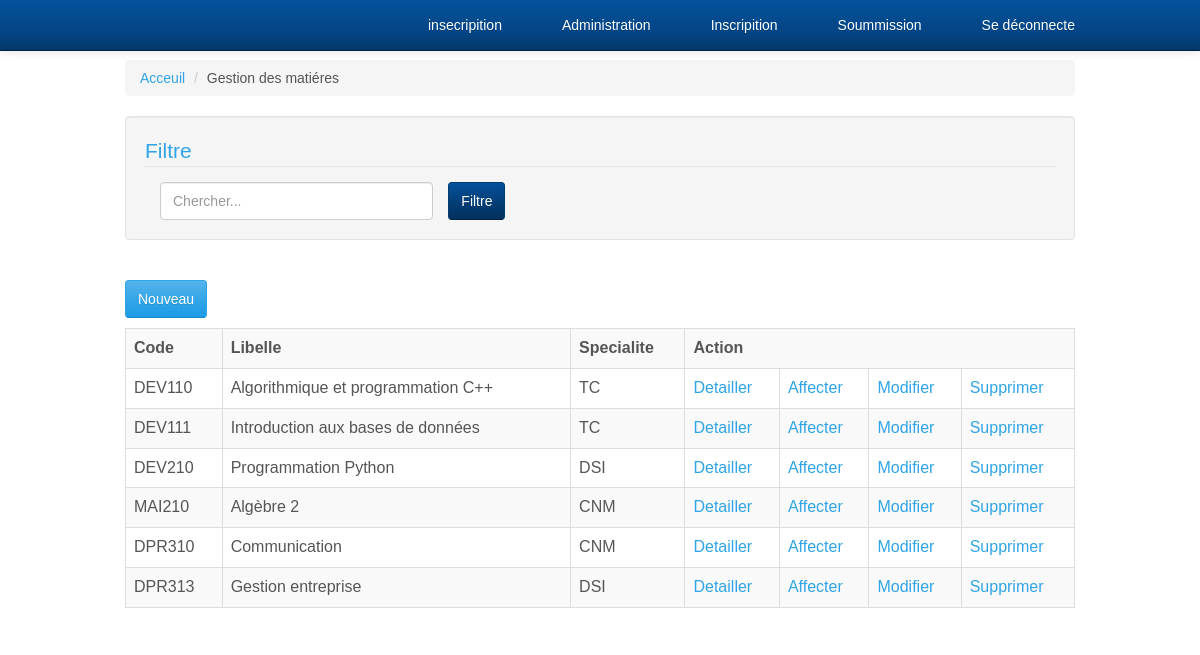
Page /admin/matiere.php (signed in) on the committed database.
### tables this page shows
CREATE TABLE `matiere` (
  `id_matiere` int(10) PRIMARY KEY AUTO_INCREMENT ,
  `code` varchar(20)  UNIQUE,
  `libelle` varchar(50) DEFAULT NULL,
  `specialite` varchar(20) DEFAULT NULL,
  `charge` INT(20) NOT NULL,
  `id_module` int(10)  NOT NULL,
  `id_semestre` int(10) NOT NULL,
  `id_type_matiere` int(10) NOT NULL,
  FOREIGN KEY (id_module) REFERENCES module(id_module),
  FOREIGN KEY (id_semestre) REFERENCES semestre(id_semestre),
  FOREIGN KEY (id_type_matiere) REFERENCES type_matiere(id_type_matiere)
);

### admin/matiere.php (the view, shortened to what this page needs)
<?php
include "../nav_bar.php";
?>
<div class="container">
    <div class="row">
        <div class="col-lg-12">
            <ol class="breadcrumb">
                <li><a href="acceuil.php">Acceuil</a>
                </li>
                <li>Gestion des matiéres</li>
            </ol>
        </div>
    </div>
    <div class="row">
        <div class="col-lg-12">
            <div class="well">
                    <fieldset class="fsStyle">
                        <legend class="legendStyle">
                            <a data-toggle="collapse" data-target="#demo" href="#">Filtre</a>
                        </legend>
                        <div class="collapse in" id="demo">
                            <div class="search-box">
                                <div class="form-group">
                                    <div class="col-md-4 col-sm-3">
                                        <input type="text" name="search" value="" class="search-text form-control" placeholder="Chercher..." />
                                    </div>
                                </div>
                                <button type="submit" class="btn btn-info">Filtre</button>
                            </div>
                        </div>
                    </fieldset>
            </div>
        </div>
    </div>
    <br>
    <p>
        <a href="ajoute_matiere.php" class = "btn btn-primary" >Nouveau</a>
    </p>
    <div style="overflow-x:auto;">
  <table class="table table-striped table-bordered">
        <tr>
            <th>Code</th>
            <th>Libelle</th>
            <th>Specialite</th>
            <th colspan="4">Action</th>
        </tr>
    <?php
include_once "../connexion.php";
$matiere_query = "SELECT * FROM matiere";
$matiere_result = mysqli_query($conn, $matiere_query);
if (mysqli_num_rows($matiere_result) == 0) {
    echo "Il n'y a pas encore de matières ajoutées !";
} else {
    ?>
        <?php
        while ($row = mysqli_fetch_assoc($matiere_result)) {
            ?>
            <tr>
                <td><?= $row['code'] ?></td>
                <td><?= $row['libelle'] ?></td>
                <td><?= $row['specialite'] ?></td>
                <td><a href="detail_matiere.php?id_matiere=<?= $row['id_matiere'] ?>">Detailler</a></td>
                <td><a href="affecter_matiere.php?id_matiere=<?= $row['id_matiere'] ?>">Affecter</a></td>
                <td><a href="modifier_matiere.php?id_matiere=<?= $row['id_matiere'] ?>">Modifier</a></td>
                <td><a href="supprimer_matiere.php?id_matiere=<?= $row['id_matiere'] ?>" onclick="return confirm('Voulez-vous vraiment supprimer cette matière ?')">Supprimer</a></td>
            </tr>
            <?php
        }
        ?>
    </table>
    <?php
}
?>
</div>
</body>
</html>

### nav_bar.php (shortened to what this page needs)
    <link href="CSS/bootstrap.css" rel="stylesheet">
    <link href="CSS/modern-business.css" rel="stylesheet">
    <link rel="stylesheet" href="//code.jquery.com/ui/1.11.4/themes/smoothness/jquery-ui.css">
    <link rel="stylesheet" href="//code.jquery.com/ui/1.11.4/themes/smoothness/jquery-ui.css">
    <link href="fonts/font-awesome.min.css" rel="stylesheet" type="text/css">
    <link href="Content/themes/base/jquery-ui.min.css" rel="stylesheet" />
    <link href="CSS/style.css" rel="stylesheet">
</head>
<body>
<?php
     if($_SESSION["role"]=="ens"){
?>
        <nav class="navbar navbar-inverse navbar-fixed-top" role="navigation">
        <div class="container">
            <div class="navbar-header">
                <button type="button" class="navbar-toggle" data-toggle="collapse" data-target=".navbar-ex1-collapse">
                    <span class="sr-only">Toggle navigation</span>
                    <span class="icon-bar"></span>
                    <span class="icon-bar"></span>
                    <span class="icon-bar"></span>
                </button>
             </div>
            <div class="collapse navbar-collapse navbar-ex1-collapse">
                <ul class="nav navbar-nav navbar-right">
                        <li id="potfolio" class="dropdown">
                            <a href="#" >Soumission</a>
                            <ul class="dropdown-menu">
                                <li>
                                <a href="#">Soumission en ligne</a>
                                </li>
                                <li>
                                <a href="#">Soumission limité</a>
                                </li>
                                <li>
                                <a href="#">Soumission archifer</a>
                                </li>
                                <li>
                                <a href="admin/cree_soumission.php">Crée une soumission </a>
                                </li>
                            </ul>
                        <li  class="dropdown">
                                 <a href="#"><img id="myButton" class="style-scope yt-img-shadow" src="images/supnum.jpg" draggable="false" style="width: 32px; height: 32px; border-radius: 50%;"></a>
                        </li>
                <style>
                    h1{
                            text-align: center;
                    }
                </style>
        </div>
    </nav>
    <br><br>
<div id="myDiv" class="mt-10 p-7 bg-light position-absolute top-0 end-0" style="display: none;">Contenu du div <br> seftgdrfgfh</div>
<?php
     }
     else if($_SESSION["role"]=="admin"){
?>
        <nav class="navbar navbar-inverse navbar-fixed-top" role="navigation">
        <div class="container">
            <div class="collapse navbar-collapse navbar-ex1-collapse">
                <ul class="nav navbar-nav navbar-right">
                        <li >
                        <a href="inscription.php" >insecripition</a>
                        </li>
                        <li id="potfolio" class="dropdown">
                            <a href="#" >Administration</a>
                        </li>
                        <li  class="dropdown">
                        <a href="inscription.php" >Inscripition</a>
                        </li>
                        <li  class="dropdown">
                        <a href="#" >Soummission</a>
                        </li>
                        <li  class="dropdown">
                               <a href="../supprimer_session.php">Se déconnecte</a>
                        </li>
                </ul>
        </div>
    </nav>
<?php
     }
?>
</body>
</html>

### admin/CSS/modern-business.css (style rules this page uses)
﻿ html, body { height: 100%; }
body { padding-top: 50px; }

### admin/CSS/style.css (style rules this page uses)
body { margin: 0; padding: 0; font-family:Arial, Helvetica, sans-serif; }
.navbar-nav > li { margin-left: 30px; }

### rows in the picture
matiere: code "DEV110", libelle "Algorithmique et programmation C++", specialite "TC"
matiere: code "DEV111", libelle "Introduction aux bases de données", specialite "TC"
matiere: code "DEV210", libelle "Programmation Python", specialite "DSI"
matiere: code "MAI210", libelle "Algèbre 2", specialite "CNM"
matiere: code "DPR310", libelle "Communication", specialite "CNM"
matiere: code "DPR313", libelle "Gestion entreprise", specialite "DSI"
